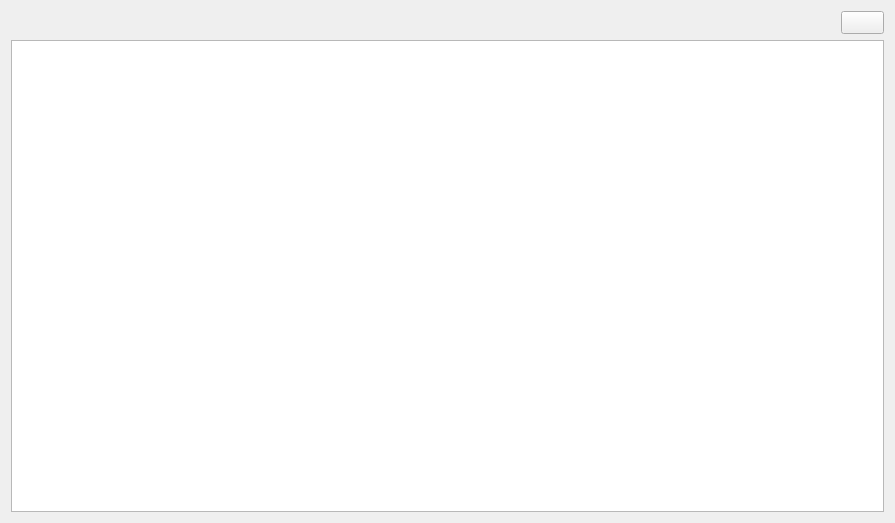
<?xml version="1.0" encoding="UTF-8"?>
<ui version="4.0">
 <class>tableUniforms</class>
 <widget class="QWidget" name="tableUniforms">
  <property name="geometry">
   <rect>
    <x>0</x>
    <y>0</y>
    <width>895</width>
    <height>523</height>
   </rect>
  </property>
  <property name="font">
   <font>
    <family>Arial</family>
    <pointsize>10</pointsize>
   </font>
  </property>
  <property name="windowTitle">
   <string>tableUniforms</string>
  </property>
  <layout class="QVBoxLayout" name="verticalLayout_2">
   <item>
    <layout class="QVBoxLayout" name="verticalLayout">
     <item>
      <layout class="QHBoxLayout" name="horizontalLayout_2">
       <item>
        <spacer name="horizontalSpacer_3">
         <property name="orientation">
          <enum>Qt::Horizontal</enum>
         </property>
         <property name="sizeHint" stdset="0">
          <size>
           <width>40</width>
           <height>20</height>
          </size>
         </property>
        </spacer>
       </item>
       <item alignment="Qt::AlignHCenter|Qt::AlignVCenter">
        <widget class="QPushButton" name="addUniform">
         <property name="text">
          <string/>
         </property>
         <property name="icon">
          <iconset resource="Resource.qrc">
           <normaloff>:/img/Resources/img/add.png</normaloff>:/img/Resources/img/add.png</iconset>
         </property>
        </widget>
       </item>
      </layout>
     </item>
     <item>
      <layout class="QHBoxLayout" name="horizontalLayout">
       <item>
        <widget class="QTableWidget" name="table">
         <property name="font">
          <font>
           <family>Arial</family>
           <pointsize>10</pointsize>
          </font>
         </property>
        </widget>
       </item>
      </layout>
     </item>
    </layout>
   </item>
  </layout>
 </widget>
 <layoutdefault spacing="6" margin="11"/>
 <resources>
  <include location="Resource.qrc"/>
 </resources>
 <connections/>
</ui>
